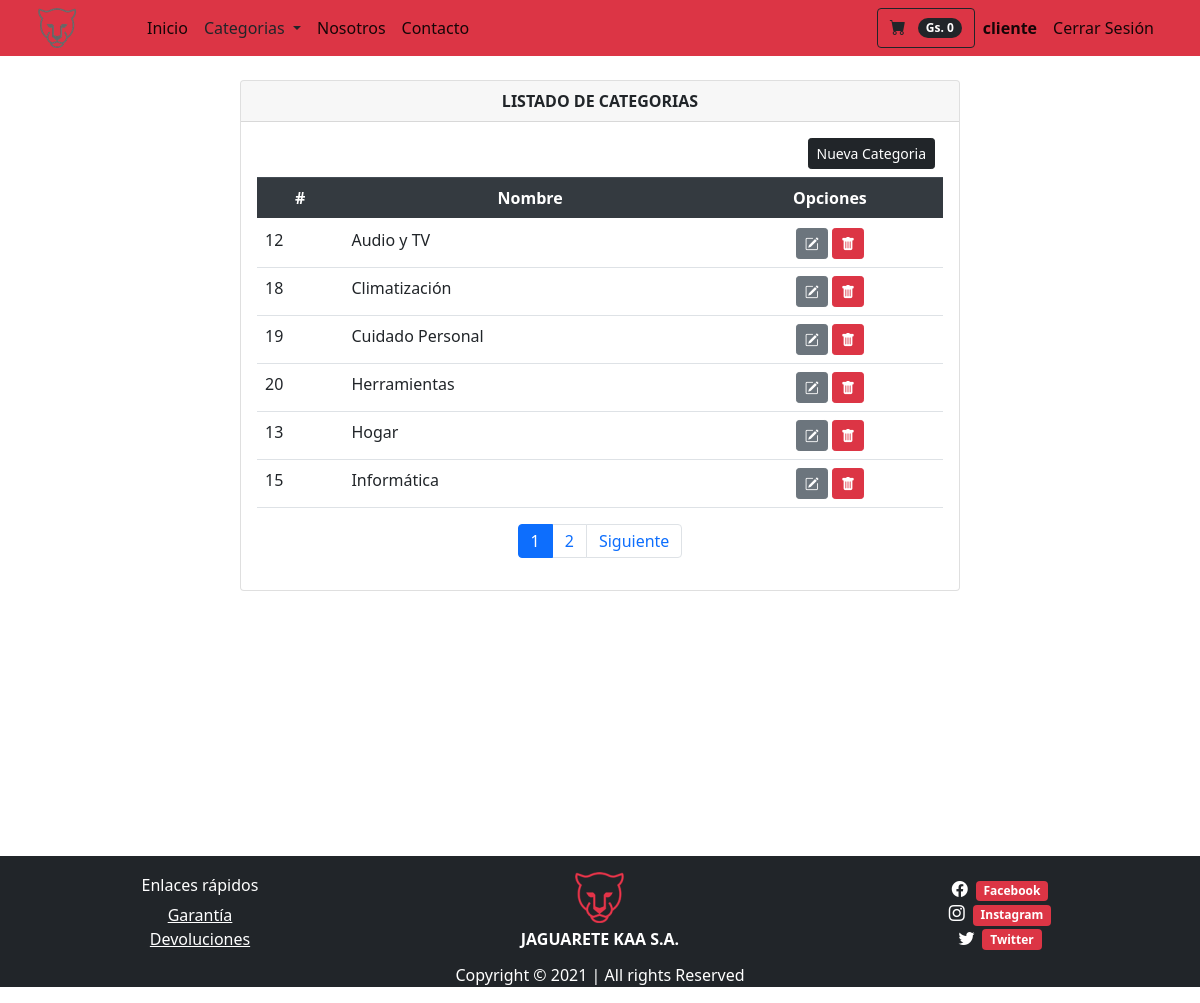
Screenshot of /categorias/ (signed in) with the database file from the repository.
### tienda/models.py (models this page shows, shortened)
class Categorias(models.Model):
    nombre = models.CharField(max_length=100)
    class Meta:
        db_table = "categorias"
        verbose_name = 'Categoria'
        verbose_name_plural = 'Categorias'
        ordering = ['id']

### tienda/views.py (the view)
# urls.py: path('categorias/', views.listCategorias, name='categorias'),
@login_required(login_url='/login')
def listCategorias(request):
    lista_categorias = Categorias.objects.all().order_by('nombre')
    page = request.GET.get('page', 1)
    try:
        paginator = Paginator(lista_categorias, 6)
        lista_categorias = paginator.page(page)
    except:
        raise Http404
    data = {'entity': lista_categorias,
            'title': 'LISTADO DE CATEGORIAS',
            'paginator': paginator
            }
    return render(request,'categorias.html', data)

### tienda/context_processors.py (called while the page is built)
def extras(request):
	lista_categorias = Categorias.objects.all().order_by('nombre')
	return {'categorias':lista_categorias}

def importe_total_carro(request):
	total=0
	if request.user.is_authenticated:
		if "carro" in request.session:
			for key, value in request.session["carro"].items():
				total= total + int(value["precio"])
	return {"importe_total_carro":total}

### templates/categorias.html
{% extends 'layouts/tienda.html' %} {% block content %}
<div class="min-vh-100 d-flex flex-colum py-4">
    <div class="container">
        <div class="row justify-content-center">
            <div class="col-lg-8 col-md-6 col-sm-4 animate__animated animate__backInRight animate__delay-0.4s">
                <div class="card">
                    <div class="card-header text-center font-weight-bold">
                        {{ title }}
                    </div>
                    <div class="card-body  table-responsive">
                        <div class="d-flex justify-content-end mb-2 mx-2">
                            <a href="/addcategoria" class="btn btn-dark btn-sm pull-right" type="submit">
                            Nueva Categoria
                            </a>
                        </div>
                        <table class="table table-condensed">
                            <thead class="thead-dark">
                                <tr class="text-center">
                                    <th scope="col">#</th>
                                    <th scope="col">Nombre</th>
                                    <th colspan="2">Opciones</th>
                                </tr>
                            </thead>
                            <tbody>
                                {% load bootstrap_icons %} {% if entity %} {% for categoria in entity %}
                                <tr>
                                    <td>{{ categoria.id }}</td>
                                    <td>{{ categoria.nombre }}</td>
                                    <td colspan="2" class="text-center">
                                        <a class="btn btn-secondary btn-sm" href="{% url 'tienda:editcategoria' categoria.id %}" type="button"><i class="bi bi-pencil-square"></i></a>
                                        <a class="btn btn-danger btn-sm" href="{% url 'tienda:deleteCategoria' categoria.id %}" type="button"><i class="bi bi-trash-fill"></i></a>
                                    </td>
                                </tr>
                                {% endfor %} {% else %}
                                <div class="text-center text-warning">
                                    <h3> No se encontraron Productos!!</h3>
                                </div>
                                {% endif %}
                            </tbody>
                        </table>
                        <div>
                            {% include 'paginator.html' %}
                        </div>
                    </div>
                </div>
            </div>
        </div>
    </div>
</div>
{% endblock %}

### templates/layouts/tienda.html (shortened to what this page needs)
{% load static %}
<!DOCTYPE html>
<html lang="es">
<head>
    <link href="https://cdn.jsdelivr.net/npm/bootstrap-icons@1.5.0/font/bootstrap-icons.css" rel="stylesheet" />
    <link rel="stylesheet" href="https://cdn.jsdelivr.net/npm/bootstrap@4.5.3/dist/css/bootstrap.min.css">
    <link rel="stylesheet" href="https://cdnjs.cloudflare.com/ajax/libs/animate.css/4.1.1/animate.min.css" />
    <link href="{% static 'css/styles.css' %}" rel="stylesheet" />
</head>
<body>
    <nav class="navbar navbar-expand-lg navbar-light bg-danger sticky-top">
        <div class="container px-2 px-lg-2">
            <a class="navbar-logo" href="/">
                <img class="img-fluid" src="{% static 'assets/logo2.png' %}" width="50%" heigth="50%" alt="logo">
            </a>
            <div class="collapse navbar-collapse" id="navbarSupportedContent">
                <ul class="navbar-nav me-auto mb-2 mb-lg-0 ms-lg-4">
                    <li class="nav-item">
                        <a class="nav-link active" aria-current="page" href="/"></span>
                            Inicio
                        </a>
                    </li>
                    <div class="dropdown show">
                        <a class="nav-link dropdown-toggle text-dark" href="#" role="button" id="dropdownMenuLink" data-toggle="dropdown" aria-haspopup="true" aria-expanded="false">
                            Categorias
                        </a>
                    </div>
                    <li class="nav-item">
                        <a class="nav-link active" aria-current="page" href="/nosotros">
                            Nosotros
                        </a>
                    </li>
                    <li class="nav-item">
                        <a class="nav-link active" aria-current="page" href="/contacto">
                            Contacto
                        </a>
                    </li>
                </ul>
                <ul class="navbar-nav d-flex ml-auto mb-2 mb-lg-0 ms-lg-4">
                    {% if user.is_authenticated %}
                    {% load humanize %}
                    <div class="d-flex">
                        <a href="{% url 'tienda:viewcart' %}" class="btn btn-outline-dark">
                            <i class="bi-cart-fill me-1"></i>
                            <span class="badge bg-dark text-white ms-1 rounded-pill">Gs. {{ importe_total_carro | intcomma }}</span>
                        </a>
                    </div>
                    <li class="nav-item">
                        <a class="nav-link active" aria-current="page" href="#">
                            <b>{{ user.username }}</b>
                        </a>
                    </li>
                    <li class="nav-item">
                        <a class="nav-link active" aria-current="page" href="{% url 'logout' %}">
                                    Cerrar Sesión
                            </a>
                    </li>
                    {% endif %}
                </ul>
            </div>
        </div>
    </nav>
    <section class="container">
        {% block content%} {% endblock %}
    </section>
    <footer class="container-fluid my-0 pt-3 pb-0 bg-dark">
        <div class="row">
            <ul class="col-4 list-unstyled text-center mx-auto my-auto">
                <h6 class="text-white">Enlaces rápidos</h6>
                <li class="list-unstyled text-white">
                    <a href="/garantia" class="stretched-link text-white">Garantía</a></li>
                <li>
                    <a href="/devoluciones" class="stretched-link text-white">Devoluciones</a></li>
            </ul>
            <ul class="col-4 list-unstyled text-center mx-auto my-auto">
                <img class="img-fluid pb-1 " src="{% static 'assets/logo.png' %}" alt="logo">
                <p class="font-weight-bold text-white text-center mb-1">JAGUARETE KAA S.A.</p>
            </ul>
            <ul class="col-4 list-unstyled my-auto mx-auto text-center">
                {% load bootstrap_icons %}
                <li>
                    <a href="#"> <i class="bi bi-facebook text-white mr-2"></i><span class="badge badge-danger">Facebook</span> </a>
                </li>
                <li>
                    <a href="#"> <i class="bi bi-instagram text-white mr-2"></i><span class="badge badge-danger">Instagram</span> </a>
                </li>
                <li>
                    <a href="#"> <i class="bi bi-twitter text-white mr-2"></i><span class="badge badge-danger">Twitter</span> </a>
                </li>
            </ul>
        </div>
        <div class="text-center">
            <p class="pt-2 text-white">Copyright &copy; 2021 | All rights Reserved</p>
        </div>
    </footer>
</body>
</html>

### rows the page displays
Categorias: id "12", nombre "Audio y TV"
Categorias: id "18", nombre "Climatización"
Categorias: id "19", nombre "Cuidado Personal"
Categorias: id "20", nombre "Herramientas"
Categorias: id "13", nombre "Hogar"
Categorias: id "15", nombre "Informática"

### other values shown
{{ importe_total_carro | intcomma }} "0"
{{ user.username }} "cliente"
{{ title }} "LISTADO DE CATEGORIAS"
{{ page }} "1" "2"
